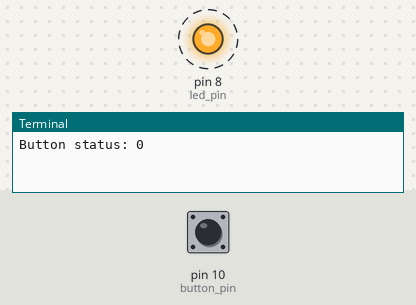
This program was run on a simulated Raspberry Pi (header pin numbers). Parts: output pins drawn as LEDs (lit = HIGH), the last lines printed to the terminal. Dashed ring = blinking. Inputs (shaded band) come from the test bench; at power-on: pin 10 (button_pin) LOW.

Above: at 0.75 s.
1.3 s: pin 10 (button_pin) pulled HIGH for 3.2 s
At 1.65 s:
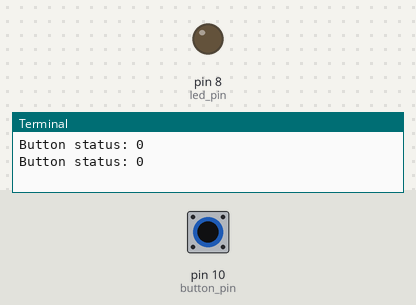
At 3.1 s:
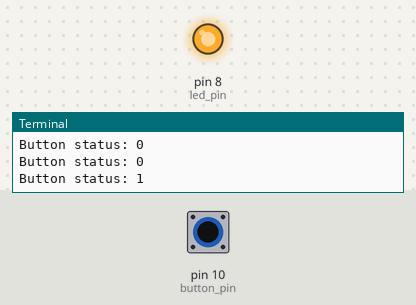
Timing chart, 0 to 12.0 s (numbered marks = the images above; inputs shaded):
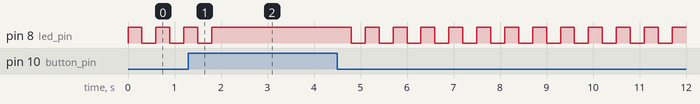

The program:

button_led.py
```python
import RPi.GPIO as GPIO
import time

GPIO.setmode(GPIO.BOARD)

led_pin= 8
GPIO.setup(led_pin, GPIO.OUT)

button_pin = 10
GPIO.setup(button_pin, GPIO.IN)

while True:

  GPIO.output(led_pin, True)
  time.sleep(0.3)
  GPIO.output(led_pin, False)
  time.sleep(0.3)

  button_status = GPIO.input(button_pin)
  print("Button status:", button_status)

  while button_status:
    GPIO.output(led_pin, True)
    button_status = GPIO.input(button_pin)
```
